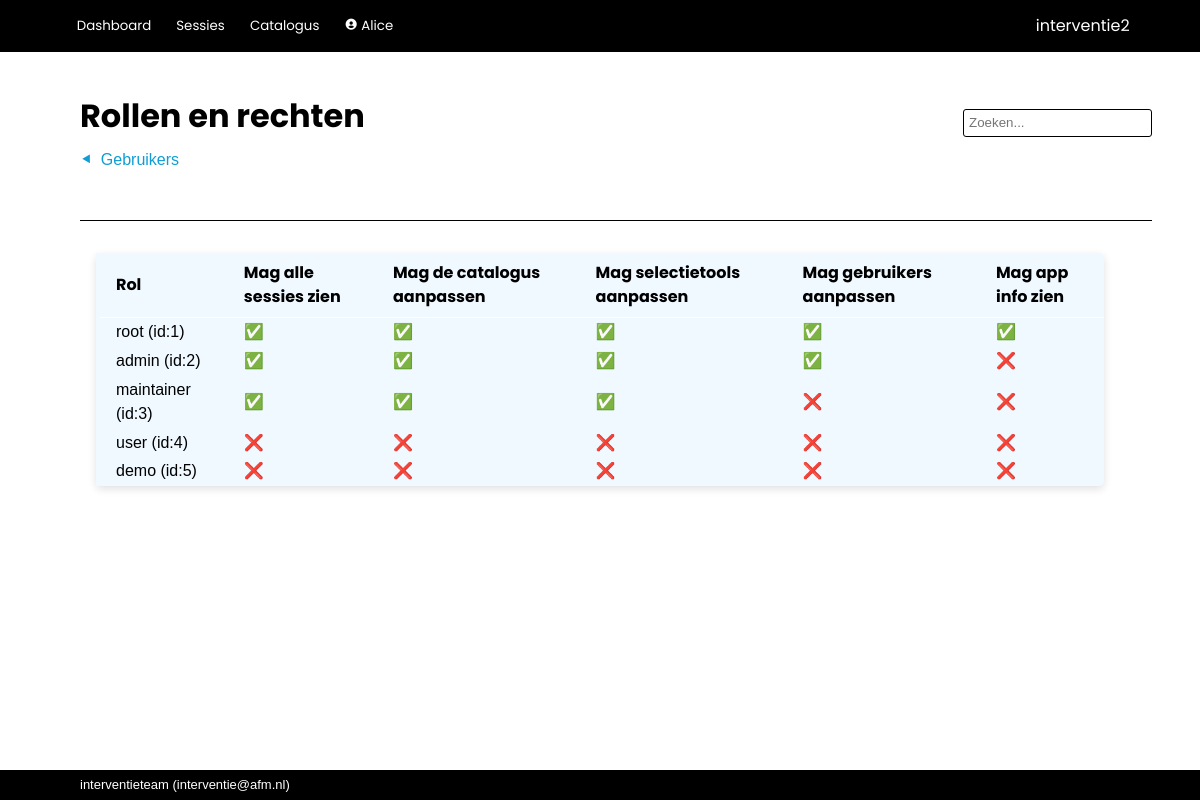
Screenshot of /admin/roles (signed in) with the database file from the repository.
### interventie2/models.py (models this page shows, shortened)
class User(db.Model, UserMixin):
    __tablename__ = 'users'
    id            = db.Column(db.Integer, primary_key=True)
    name          = db.Column(db.String(80), nullable=False, unique=True)
    password      = db.Column(db.String(200), nullable=False)
    role_id       = db.Column(db.Integer, db.ForeignKey('roles.id'), nullable=False, default=4) #references roles.id
    description   = db.Column(db.String(2000), nullable=False, default="")
    email         = db.Column(db.String(254))
    link          = db.Column(db.String(1000))
    active        = db.Column(db.Boolean, nullable=False, default=True)
    date_created  = db.Column(db.DateTime(timezone=True), server_default=func.now())
    last_seen     = db.Column(db.DateTime(timezone=True), server_default=func.now())
    role = relationship('Role')
    messages = relationship('Message', back_populates='recipient', foreign_keys="Message.recipient_id", cascade='all, delete-orphan')
    messages_sent = relationship('Message', back_populates='sender', foreign_keys="Message.sender_id")
    worksession = relationship('Worksession', back_populates='creator')
    plan = relationship('Plan', back_populates='creator')
    allowed_worksessions = relationship('Worksession', secondary='worksession_access', back_populates='allowed_users')
    owned_instruments = relationship('Instrument', back_populates='owner')
    def unread_messages(self):
        return sum(1 for message in self.messages if (message.unread) and (message.deliver_after.date() <= date.today()))
    def unread_message_alert(self):
        return self.unread_messages() > 0

class Role(db.Model):
    __tablename__  = 'roles'
    id             = db.Column(db.Integer, primary_key=True) #1=root 2=admin, 3=maintainer, 4=user, 5=demo
    name           = db.Column(db.String(20), nullable=False, unique=True)
    see_app_info   = db.Column(db.Boolean)
    see_all_worksessions = db.Column(db.Boolean)
    edit_catalog   = db.Column(db.Boolean)
    edit_questionnaire = db.Column(db.Boolean)
    edit_users     = db.Column(db.Boolean)
    demo           = db.Column(db.Boolean)

### interventie2/admin/routes.py (the view)
@admin.route('/roles')
@login_required
def roles():
    roles = Role.query.order_by()
    return render_template('admin/roles.html', roles=roles)

### interventie2/models.py (called while the page is built)
@login_manager.user_loader
def load_user(user_id):
    return User.query.get(user_id)

### interventie2/admin/templates/admin/roles.html
{%  extends 'base.html' %}
{% block steps %}
    <a href="{{ url_for('admin.index') }}" class="step">Gebruikers</a>
{% endblock %}
{% block page_title %}
    Rollen en rechten
{% endblock %}
{% block body %}
    <table>
        <tr>
            <th>Rol</th>
            <th>Mag alle sessies zien</th>
            <th>Mag de catalogus aanpassen</th>
            <th>Mag selectietools aanpassen</th>
            <th>Mag gebruikers aanpassen</th>
            <th>Mag app info zien</th>
        </tr>
        {% for role in roles %}
            <tr>
                <td>{{ role.name }} (id:{{ role.id }})</td>
                <td>{% if role.see_all_worksessions %}&#9989;{% else %}&#10060;{% endif %}</td>
                <td>{% if role.edit_catalog %}&#9989;{% else %}&#10060;{% endif %}</td>
                <td>{% if role.edit_questionnaire %}&#9989;{% else %}&#10060;{% endif %}</td>
                <td>{% if role.edit_users %}&#9989;{% else %}&#10060;{% endif %}</td>
                <td>{% if role.see_app_info %}&#9989;{% else %}&#10060;{% endif %}</td>
           </tr>
        {% endfor %}
    </table>
{% endblock %}

### interventie2/templates/base.html (shortened to what this page needs)
<!DOCTYPE html>
<html lang="en">
    <head>
        <link rel="stylesheet" href="{{ url_for('static', filename='css/styles.css')}}">
        <link href="https://unpkg.com/boxicons@2.1.2/css/boxicons.min.css" rel="stylesheet">
    </head>
    <body>
        {% import 'jinja_macros.html' as macro %}
        <header>
            <div class="logo">{{ config['APP_NAME'] }}</div>
            <div class="modes">
                {% if current_user.is_authenticated %}
                    <button>
                        <a href="{{ url_for('main.index') }}">Dashboard</a>
                    </button>
                    <button>
                        <a href="{{ url_for('main.worksessions') }}">Sessies</a>
                    </button>
                    <button>
                        <a href="{{ url_for('catalog.index') }}">Catalogus</a>
                    </button>
                    <button>
                        <a href="{{ url_for('admin.user', id=current_user.id) }}"><i class='bx bxs-user-circle'></i>
                            {{ current_user.name }}
                        </a>
                    </button>
                {% else %}
                    <button>
                        <a href="{{ url_for('main.login') }}">Login</a>
                    </button>
                {% endif %}
            </div>
        </header>
        <nav>
            <div class="title">{% block page_title %}{% endblock %}</div>
            {% if current_user.is_authenticated %}
                <form action="/analysis/search" method="get" class="search">
                    <input id="search" type="search"  name="q" value="{{ request.args.get('q') or '' }}" placeholder="Zoeken...">
                </form>
            {% endif %}
            <div class="steps">{% block steps %}{% endblock %}</div>
            <div class="tabs">{% block tabs %}{% endblock %}</div>
        </nav>
        <main>
            <section>{% block body %}{% endblock %}</section>
        </main>
        <footer>{{ config['MAINTAINER'] }} (<a href="mailto:{{ config['MAINTAINER_EMAIL'] }}">{{ config['MAINTAINER_EMAIL'] }}</a>)</footer>
    </body>
</html>

### interventie2/static/css/styles.css (style rules this page uses)
:root { --dark-blue: #0f2841; --light-blue: #0e9ed5; --green: #3b7d23; --red: red; --highlight: #195fa6; --mid-grey: #0e9ed5; --object: #f0f9ff; --alert: red; --button-bg: #176cc2; --button-fg: white; }
html, body { font-family: sans-serif; line-height: 1.5em; padding: 0px; margin: 0px; }
a { color: inherit; text-decoration: none; }
button { border: 1px solid var(--mid-grey); background-color: var(--button-bg); color: var(--button-fg); min-height: 2.2em; border-radius: 3px; min-width: 7em; padding-left: 1em; padding-right: 1em; margin-bottom: 2px; }
button a { text-decoration: none; }
input { background-color: white;; border: 1px solid var(--mid-grey); font-size: inherit; min-height: 1.7rem; margin-bottom: 2px; }
table { background: var(--object); border-radius: 5px; border-collapse: collapse; box-shadow: rgba(0, 0, 0, 0.12) 0px 3px 8px; }
th { border-bottom: 1px solid white; color: black; font-weight: bold; font-family: "Poppins", sans-serif; padding: 0.5em 1em; text-align: left; }
td { padding: 0.15em 1em; }
tbody tr { border-left: 4px solid var(--object); transition:all 0.25s ease; }
body { display: grid; height: 100vh; grid-template-rows: min-content min-content auto min-content; grid-template-areas: "header" "nav" "main" "footer"; }
header { grid-area: header; background-color: black; display: grid; grid-template-columns: auto min-content; grid-template-rows: auto; grid-template-areas: "modes logo"; color: white; align-items: center; padding: 0.6rem 4.4rem; font-family: "Poppins", sans-serif; }
header a { text-decoration: none; font-family: "Poppins", sans-serif; }
.logo { grid-area: logo; }
.modes { grid-area: modes; padding: 0px; margin: 0px; }
.modes button { background: inherit; outline: none; cursor: pointer; padding: 0.4rem 0.4rem; margin: 0 0.5rem 0 0; border: none; border-radius: 0px; color: white; font-family: "Poppins", sans-serif; font-size: smaller; min-width: 0; }
.modes a { text-decoration: none; }
nav { grid-area: nav; display: grid; grid-template-columns: 1fr auto; grid-template-areas: "title search" "steps steps" "tabs tabs "; align-items: center; margin: 3rem 3rem 1rem 5rem; }
.title { grid-area: title; font-family: "Poppins", sans-serif; color: black; font-size: xx-large; font-weight: bold; padding: 0 0 1rem 0; line-height: 1em; }
.search { grid-area: search; display: flex; align-items: center; text-decoration: none; border: none; }
.search input { background-color: white;; border: 1px solid black; border-radius: 3px; padding: 5px; font-size: smaller; height: 1.7rem; }
.tabs { grid-area: tabs; display: flex; padding-top: 3rem; overflow: hidden; font-size: inherit; border-bottom: 1px solid black; }
.steps { grid-area: steps; display: flex; overflow: hidden; font-size: inherit; }
.steps { background: inherit; color: var(--mid-grey); outline: none; cursor: pointer; border: none; border-radius: 0px; font-size: inherit; }
.step { margin-right: 2em; }
.step:before { content: "⯇"; margin-right: 0.5em; }
.steps a { text-decoration: none; }
main { grid-area: main; padding: 1rem 5rem; display: grid; grid-template-columns: min-content 100%; grid-template-areas: "aside section "; overflow-y: auto; }
section { grid-area: section; padding: 0; margin-left: 1rem; margin-right: 1rem; }
footer { grid-area: footer; background-color: black; color: white; align-items: center; padding: 0.2rem 5rem; font-size: small; }

### rows the page displays
User: name "Alice"
Role: name "root", id "1"
Role: name "admin", id "2"
Role: name "maintainer", id "3"
Role: name "user", id "4"
Role: name "demo", id "5"

### other values shown
{{ config['APP_NAME'] }} "interventie2"
{{ config['MAINTAINER'] }} "interventieteam"
{{ config['MAINTAINER_EMAIL'] }} "interventie@afm.nl"
